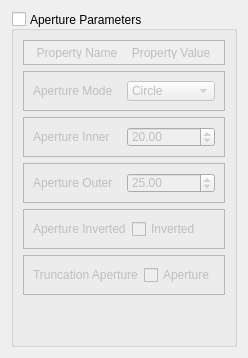
            <widget class="QWidget" name="tab_Aperture">
             <attribute name="title">
              <string>Aperture</string>
             </attribute>
             <layout class="QVBoxLayout" name="verticalLayout_3">
              <item>
               <widget class="QGroupBox" name="groupBox_Aperture">
                <property name="title">
                 <string>Aperture Parameters</string>
                </property>
                <property name="alignment">
                 <set>Qt::AlignJustify|Qt::AlignVCenter</set>
                </property>
                <property name="flat">
                 <bool>false</bool>
                </property>
                <property name="checkable">
                 <bool>true</bool>
                </property>
                <property name="checked">
                 <bool>false</bool>
                </property>
                <layout class="QVBoxLayout" name="verticalLayout_6">
                 <item>
                  <widget class="QFrame" name="frame_Title_Aperture">
                   <property name="enabled">
                    <bool>true</bool>
                   </property>
                   <property name="maximumSize">
                    <size>
                     <width>16777215</width>
                     <height>25</height>
                    </size>
                   </property>
                   <property name="autoFillBackground">
                    <bool>true</bool>
                   </property>
                   <property name="frameShape">
                    <enum>QFrame::StyledPanel</enum>
                   </property>
                   <property name="frameShadow">
                    <enum>QFrame::Raised</enum>
                   </property>
                   <layout class="QHBoxLayout" name="horizontalLayout_39">
                    <property name="topMargin">
                     <number>5</number>
                    </property>
                    <property name="bottomMargin">
                     <number>5</number>
                    </property>
                    <item>
                     <widget class="QLabel" name="label_PropertyName_Aperture">
                      <property name="enabled">
                       <bool>true</bool>
                      </property>
                      <property name="text">
                       <string>Property Name</string>
                      </property>
                      <property name="alignment">
                       <set>Qt::AlignCenter</set>
                      </property>
                     </widget>
                    </item>
                    <item>
                     <widget class="QLabel" name="label_PropertyValue_Aperture">
                      <property name="enabled">
                       <bool>true</bool>
                      </property>
                      <property name="text">
                       <string>Property Value</string>
                      </property>
                      <property name="alignment">
                       <set>Qt::AlignCenter</set>
                      </property>
                     </widget>
                    </item>
                   </layout>
                  </widget>
                 </item>
                 <item>
                  <widget class="QFrame" name="frame_ApertureMode">
                   <property name="maximumSize">
                    <size>
                     <width>16777215</width>
                     <height>40</height>
                    </size>
                   </property>
                   <property name="frameShape">
                    <enum>QFrame::StyledPanel</enum>
                   </property>
                   <property name="frameShadow">
                    <enum>QFrame::Raised</enum>
                   </property>
                   <layout class="QHBoxLayout" name="horizontalLayout_34">
                    <item>
                     <widget class="QLabel" name="label_ApertureMode">
                      <property name="text">
                       <string>Aperture Mode</string>
                      </property>
                     </widget>
                    </item>
                    <item>
                     <widget class="QComboBox" name="comboBox_ApertureMode">
                      <property name="currentIndex">
                       <number>1</number>
                      </property>
                      <item>
                       <property name="text">
                        <string>Square</string>
                       </property>
                      </item>
                      <item>
                       <property name="text">
                        <string>Circle</string>
                       </property>
                      </item>
                     </widget>
                    </item>
                   </layout>
                  </widget>
                 </item>
                 <item>
                  <widget class="QFrame" name="frame_ApertureInner">
                   <property name="maximumSize">
                    <size>
                     <width>16777215</width>
                     <height>40</height>
                    </size>
                   </property>
                   <property name="frameShape">
                    <enum>QFrame::StyledPanel</enum>
                   </property>
                   <property name="frameShadow">
                    <enum>QFrame::Raised</enum>
                   </property>
                   <layout class="QHBoxLayout" name="horizontalLayout_35">
                    <item>
                     <widget class="QLabel" name="label_ApertureInner">
                      <property name="text">
                       <string>Aperture Inner</string>
                      </property>
                     </widget>
                    </item>
                    <item>
                     <widget class="QDoubleSpinBox" name="doubleSpinBox_ApertureInner">
                      <property name="maximum">
                       <double>999.990000000000009</double>
                      </property>
                      <property name="stepType">
                       <enum>QAbstractSpinBox::AdaptiveDecimalStepType</enum>
                      </property>
                      <property name="value">
                       <double>20.000000000000000</double>
                      </property>
                     </widget>
                    </item>
                   </layout>
                  </widget>
                 </item>
                 <item>
                  <widget class="QFrame" name="frame_ApertureOuter">
                   <property name="maximumSize">
                    <size>
                     <width>16777215</width>
                     <height>40</height>
                    </size>
                   </property>
                   <property name="frameShape">
                    <enum>QFrame::StyledPanel</enum>
                   </property>
                   <property name="frameShadow">
                    <enum>QFrame::Raised</enum>
                   </property>
                   <layout class="QHBoxLayout" name="horizontalLayout_36">
                    <item>
                     <widget class="QLabel" name="label_ApertureOuter">
                      <property name="text">
                       <string>Aperture Outer</string>
                      </property>
                     </widget>
                    </item>
                    <item>
                     <widget class="QDoubleSpinBox" name="doubleSpinBox_ApertureOuter">
                      <property name="maximum">
                       <double>999.990000000000009</double>
                      </property>
                      <property name="stepType">
                       <enum>QAbstractSpinBox::AdaptiveDecimalStepType</enum>
                      </property>
                      <property name="value">
                       <double>25.000000000000000</double>
                      </property>
                     </widget>
                    </item>
                   </layout>
                  </widget>
                 </item>
                 <item>
                  <widget class="QFrame" name="frame_ApertureInverted">
                   <property name="enabled">
                    <bool>false</bool>
                   </property>
                   <property name="maximumSize">
                    <size>
                     <width>16777215</width>
                     <height>40</height>
                    </size>
                   </property>
                   <property name="frameShape">
                    <enum>QFrame::StyledPanel</enum>
                   </property>
                   <property name="frameShadow">
                    <enum>QFrame::Raised</enum>
                   </property>
                   <layout class="QHBoxLayout" name="horizontalLayout_16">
                    <item>
                     <widget class="QLabel" name="label_ApertureInverted">
                      <property name="text">
                       <string>Aperture Inverted</string>
                      </property>
                     </widget>
                    </item>
                    <item>
                     <widget class="QCheckBox" name="checkBox_ApertureInverted">
                      <property name="enabled">
                       <bool>false</bool>
                      </property>
                      <property name="text">
                       <string>Inverted</string>
                      </property>
                      <property name="checked">
                       <bool>false</bool>
                      </property>
                     </widget>
                    </item>
                   </layout>
                  </widget>
                 </item>
                 <item>
                  <widget class="QFrame" name="frame_TruncationAperture">
                   <property name="enabled">
                    <bool>false</bool>
                   </property>
                   <property name="maximumSize">
                    <size>
                     <width>16777215</width>
                     <height>40</height>
                    </size>
                   </property>
                   <property name="frameShape">
                    <enum>QFrame::StyledPanel</enum>
                   </property>
                   <property name="frameShadow">
                    <enum>QFrame::Raised</enum>
                   </property>
                   <layout class="QHBoxLayout" name="horizontalLayout_18">
                    <item>
                     <widget class="QLabel" name="label_TruncationAperture">
                      <property name="enabled">
                       <bool>false</bool>
                      </property>
                      <property name="text">
                       <string>Truncation Aperture</string>
                      </property>
                     </widget>
                    </item>
                    <item>
                     <widget class="QCheckBox" name="checkBox_TruncationAperture">
                      <property name="enabled">
                       <bool>false</bool>
                      </property>
                      <property name="text">
                       <string>Aperture</string>
                      </property>
                      <property name="checked">
                       <bool>false</bool>
                      </property>
                     </widget>
                    </item>
                   </layout>
                  </widget>
                 </item>
                 <item>
                  <spacer name="verticalSpacer_Aperture">
                   <property name="orientation">
                    <enum>Qt::Vertical</enum>
                   </property>
                   <property name="sizeHint" stdset="0">
                    <size>
                     <width>20</width>
                     <height>40</height>
                    </size>
                   </property>
                  </spacer>
                 </item>
                </layout>
               </widget>
              </item>
             </layout>
            </widget>
